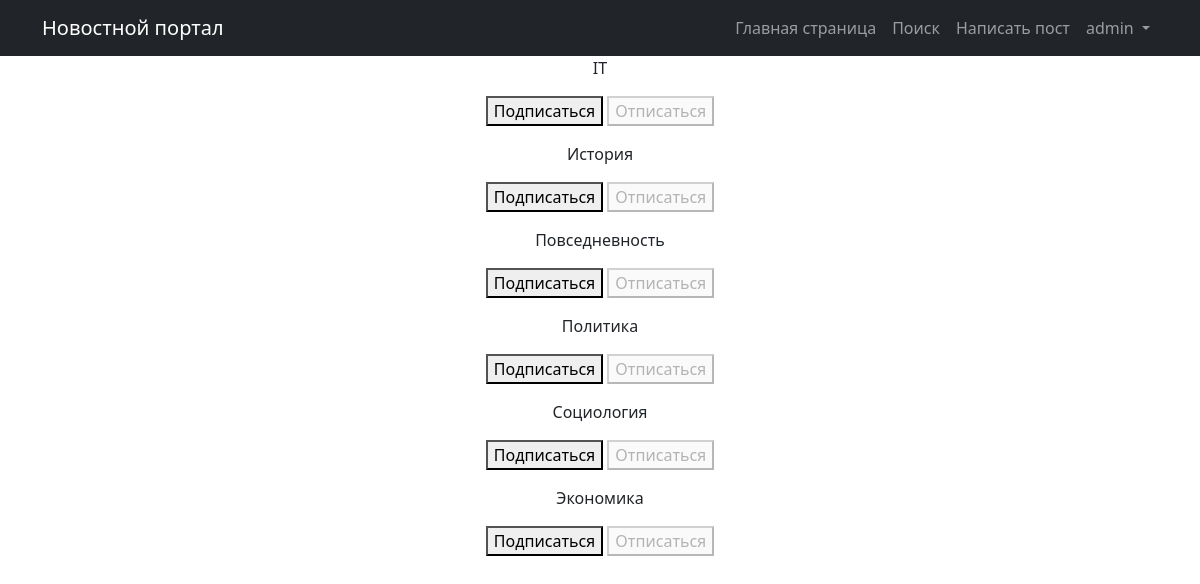
Page /subscriptions/ (signed in) on the committed database.
### NewsApp/models.py (models this page shows, shortened)
class Category(models.Model):
    name = models.CharField(max_length=64, unique=True)
    subscribers = models.ManyToManyField(User, related_name='categories')
    class Meta:
        verbose_name = 'Категория'
        verbose_name_plural = 'Категории'

### subscriptions/views.py (the view, shortened to what this page needs)
# urls.py: path('subscriptions/', include('subscriptions.urls')),
@login_required
@csrf_protect
def subscriptions(request):
    categories_with_subscriptions = Category.objects.annotate(
        user_subscribed=Exists(
            Subscription.objects.filter(
                user=request.user,
                category=OuterRef('pk'),
            )
        )
    ).order_by('name')
    return render(
        request,
        'subscriptions.html',
        {'categories': categories_with_subscriptions},
    )

### templates/subscriptions.html (shortened to what this page needs)
{% extends 'flatpages/default.html' %}
{% block content %}
    {% for category in categories  %}
        <p>
            {{ category.name }}
            <form method="post">
                {% if category.user_subscribed %}
                    <button disabled>Подписаться</button>
                    <button name="action" value="unsubscribe">Отписаться</button>
                {% else %}
                    <button name="action" value="subscribe">Подписаться</button>
                    <button disabled>Отписаться</button>
                {% endif %}
            </form>
        </p>
    {% endfor %}
{% endblock content %}

### templates/flatpages/default.html (shortened to what this page needs)
<!DOCTYPE html>
{% load static %}
<html lang="en">
    <head>
        <link href="{% static 'css/styles.css' %}" rel="stylesheet" />
    </head>
    <body>
        <nav class="navbar navbar-expand-lg navbar-dark bg-dark">
            <div class="container">
                <a class="navbar-brand" href="http://127.0.0.1:8000/posts/">Новостной портал</a>
                <div class="collapse navbar-collapse" id="navbarSupportedContent">
                    <ul class="navbar-nav ms-auto mb-2 mb-lg-0">
                        <li class="nav-item"><a class="nav-link" aria-current="page" href="/posts/">Главная страница</a></li>
                        <li class="nav-item"><a class="nav-link" href="/posts/search/">Поиск</a></li>
                        {% if perms.NewsApp.add_post %}
                        <li class="nav-item"><a class="nav-link" href="/posts/create/">Написать пост</a></li>
                        {% endif %}
                        <li class="nav-item dropdown">
                            <div class = 'dropdown'>
                                {% if request.user.is_authenticated %}
                            <a class="nav-link dropdown-toggle" id="navbarDropdown" href="#" role="button" data-bs-toggle="dropdown" aria-expanded="false"> {{ user.username }} </a>
                                {% endif %}
                            </ul>
                        </div>
                </div>
        </nav>
        <div class="container">
            <div class="row">
                <div class="col-lg-12 text-center">
                    {% block content %}{% endblock content %}
                 </div>
            </div>
        </div>
    </body>
</html>

### rows in the picture
Category: name "IT", shows "Подписаться"
Category: name "История", shows "Подписаться"
Category: name "Повседневность", shows "Подписаться"
Category: name "Политика", shows "Подписаться"
Category: name "Социология", shows "Подписаться"
Category: name "Экономика", shows "Подписаться"

### other values in the picture
{{ user.username }} "admin"
